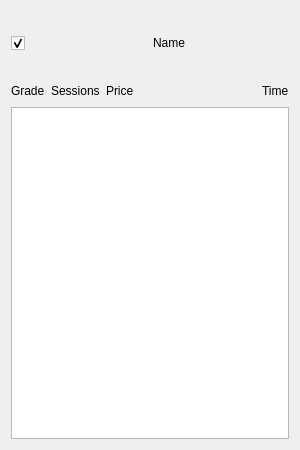
<?xml version="1.0" encoding="UTF-8"?>
<ui version="4.0">
 <class>MonkeyWidgetItem</class>
 <widget class="QWidget" name="MonkeyWidgetItem">
  <property name="geometry">
   <rect>
    <x>0</x>
    <y>0</y>
    <width>300</width>
    <height>450</height>
   </rect>
  </property>
  <property name="windowTitle">
   <string>MonkeyWidgetItem</string>
  </property>
  <layout class="QVBoxLayout" name="verticalLayout_2">
   <item>
    <layout class="QHBoxLayout" name="horizontalLayout">
     <item alignment="Qt::AlignLeft|Qt::AlignVCenter">
      <widget class="QCheckBox" name="checkBox">
       <property name="sizePolicy">
        <sizepolicy hsizetype="Fixed" vsizetype="Fixed">
         <horstretch>0</horstretch>
         <verstretch>0</verstretch>
        </sizepolicy>
       </property>
       <property name="minimumSize">
        <size>
         <width>64</width>
         <height>64</height>
        </size>
       </property>
       <property name="baseSize">
        <size>
         <width>64</width>
         <height>64</height>
        </size>
       </property>
       <property name="text">
        <string/>
       </property>
       <property name="iconSize">
        <size>
         <width>64</width>
         <height>64</height>
        </size>
       </property>
       <property name="checked">
        <bool>true</bool>
       </property>
       <property name="tristate">
        <bool>false</bool>
       </property>
      </widget>
     </item>
     <item>
      <widget class="QLabel" name="label">
       <property name="text">
        <string>Name</string>
       </property>
      </widget>
     </item>
    </layout>
   </item>
   <item>
    <layout class="QHBoxLayout" name="horizontalLayout_2">
     <item>
      <widget class="QLabel" name="label_3">
       <property name="text">
        <string>Grade</string>
       </property>
      </widget>
     </item>
     <item>
      <widget class="QLabel" name="label_2">
       <property name="text">
        <string>Sessions</string>
       </property>
      </widget>
     </item>
     <item>
      <widget class="QLabel" name="label_5">
       <property name="text">
        <string>Price</string>
       </property>
      </widget>
     </item>
     <item>
      <spacer name="horizontalSpacer">
       <property name="orientation">
        <enum>Qt::Horizontal</enum>
       </property>
       <property name="sizeHint" stdset="0">
        <size>
         <width>40</width>
         <height>20</height>
        </size>
       </property>
      </spacer>
     </item>
     <item>
      <widget class="QLabel" name="label_4">
       <property name="text">
        <string>Time</string>
       </property>
      </widget>
     </item>
    </layout>
   </item>
   <item>
    <widget class="QListWidget" name="listWidget"/>
   </item>
  </layout>
 </widget>
 <resources/>
 <connections/>
</ui>
